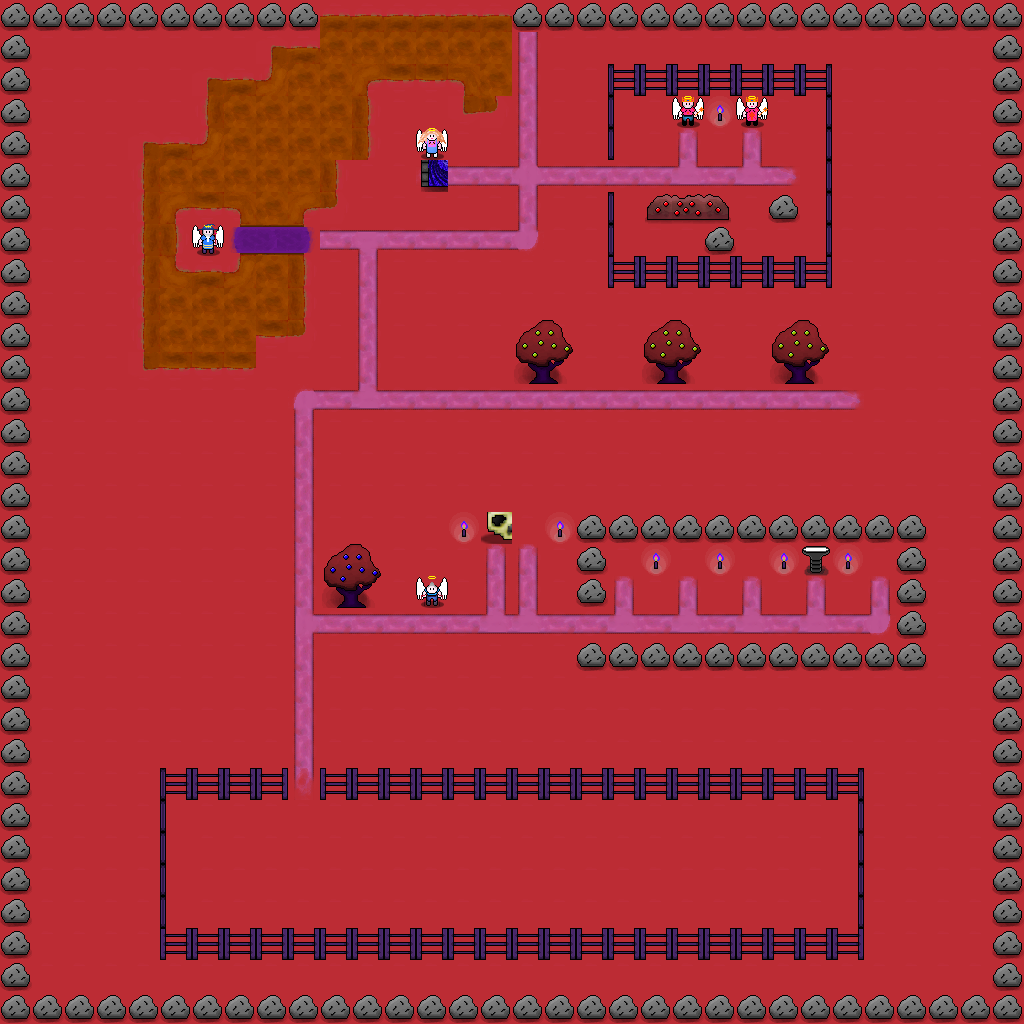

A 2D game scene composited from a Tiled map and its tileset images. What follows is a short description and the map's XML, with each tile layer's data collapsed to a summary:
An orthogonal 32x32 tile map with 32x32 px tiles, 12 tile layers (floor, solidobs, behindobs, monsters, ...), 3 tilesets.

<map version="1.0" orientation="orthogonal" width="32" height="32" tilewidth="32" tileheight="32">
 <tileset firstgid="1" name="maptiles" tilewidth="32" tileheight="32">
  <image source="World5Tileset.png" width="352" height="256" />
  <tile id="44">
   <properties>
    <property name="torch" value="true" />
   </properties>
  </tile>
 </tileset>
 <tileset firstgid="89" name="boss" tilewidth="32" tileheight="32">
  <image source="skullitor_tilesheet.png" width="384" height="64" />
 </tileset>
 <tileset firstgid="113" name="npcs" tilewidth="32" tileheight="32">
  <image source="world5_npc.png" width="160" height="32" />
 </tileset>
 <layer name="floor" width="32" height="32">
  <data>[1024 cells, 1024 non-empty, 16 distinct tile ids]</data>
 </layer>
 <layer name="solidobs" width="32" height="32">
  <properties>
   <property name="solid" value="true" />
  </properties>
  <data>[1024 cells, 311 non-empty, 26 distinct tile ids]</data>
 </layer>
 <layer name="behindobs" width="32" height="32">
  <properties>
   <property name="z" value="1" />
  </properties>
  <data>[1024 cells, 8 non-empty, 4 distinct tile ids]</data>
 </layer>
 <layer name="monsters" width="32" height="32">
  <properties>
   <property name="monsters" value="true" />
  </properties>
  <data>[1024 cells, 80 non-empty, 1 distinct tile ids]</data>
 </layer>
 <layer name="torches" width="32" height="32">
  <properties>
   <property name="json" value="maps/world5/torches.json" />
   <property name="solid" value="true" />
   <property name="torch" value="true" />
  </properties>
  <data>[1024 cells, 7 non-empty, 1 distinct tile ids]</data>
 </layer>
 <layer name="boss" width="32" height="32">
  <properties>
   <property name="boss" value="Skullitor" />
   <property name="hidden" value="true" />
  </properties>
  <data>[1024 cells, 1 non-empty, 1 distinct tile ids]</data>
 </layer>
 <layer name="playerspawn" width="32" height="32">
  <properties>
   <property name="hidden" value="true" />
   <property name="playerspawn" value="true" />
  </properties>
  <data>[1024 cells, 1 non-empty, 1 distinct tile ids]</data>
 </layer>
 <layer name="npc1" width="32" height="32">
  <properties>
   <property name="npc" value="true" />
   <property name="solid" value="true" />
  </properties>
  <data>[1024 cells, 1 non-empty, 1 distinct tile ids]</data>
 </layer>
 <layer name="npc2" width="32" height="32">
  <properties>
   <property name="npc" value="true" />
   <property name="solid" value="true" />
  </properties>
  <data>[1024 cells, 1 non-empty, 1 distinct tile ids]</data>
 </layer>
 <layer name="npc3" width="32" height="32">
  <properties>
   <property name="npc" value="true" />
   <property name="solid" value="true" />
  </properties>
  <data>[1024 cells, 1 non-empty, 1 distinct tile ids]</data>
 </layer>
 <layer name="npc4" width="32" height="32">
  <properties>
   <property name="npc" value="true" />
   <property name="solid" value="true" />
  </properties>
  <data>[1024 cells, 1 non-empty, 1 distinct tile ids]</data>
 </layer>
 <layer name="npc5" width="32" height="32">
  <properties>
   <property name="npc" value="true" />
   <property name="solid" value="true" />
  </properties>
  <data>[1024 cells, 1 non-empty, 1 distinct tile ids]</data>
 </layer>
</map>
